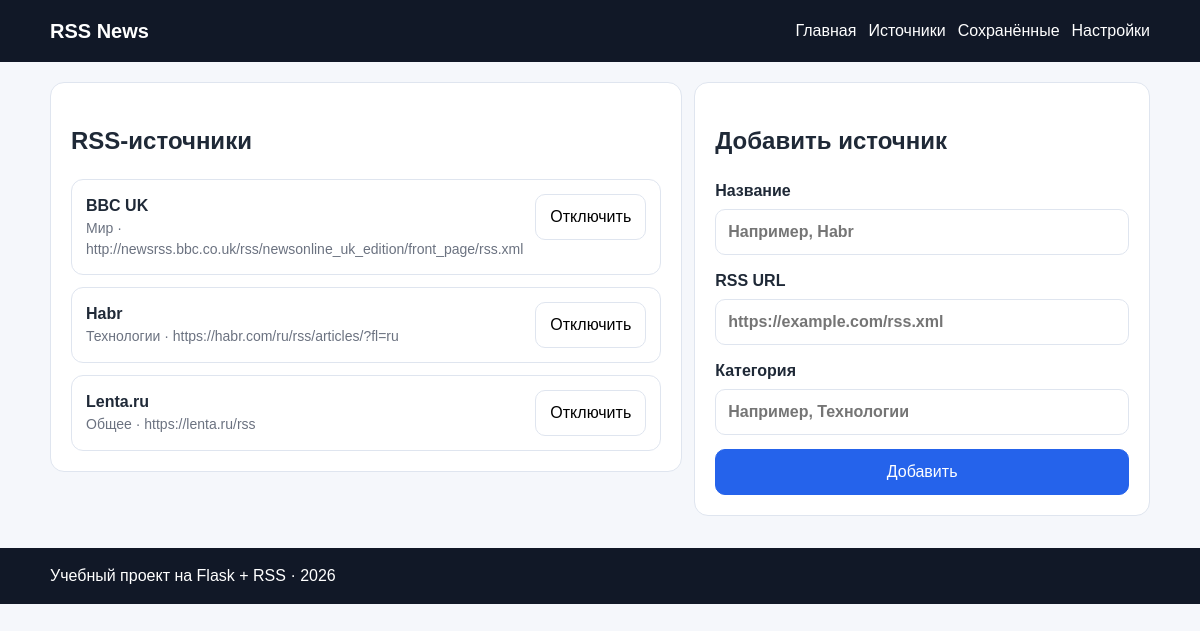
The app's page /sources with its own data.
### tables this page shows
CREATE TABLE sources (
                id INTEGER PRIMARY KEY AUTOINCREMENT,
                name TEXT NOT NULL,
                rss_url TEXT NOT NULL UNIQUE,
                category TEXT DEFAULT 'Общее',
                is_active INTEGER NOT NULL DEFAULT 1,
                created_at TEXT NOT NULL DEFAULT CURRENT_TIMESTAMP
            );

### news_app/web.py (the view)
    @app.route("/sources")
    def sources_page():
        with get_connection() as conn:
            sources = conn.execute(
                "SELECT * FROM sources ORDER BY created_at DESC, name"
            ).fetchall()
        return render_template("sources.html", sources=sources)

### news_app/db.py (called while the page is built)
def get_connection() -> sqlite3.Connection:
    conn = sqlite3.connect(DATABASE_PATH)
    conn.row_factory = sqlite3.Row
    return conn

### news_app/templates/sources.html (shortened to what this page needs)
{% extends 'base.html' %}
{% block content %}
<section class="grid-two">
  <div class="panel">
    <h1>RSS-источники</h1>
    {% if sources %}
      <div class="source-list">
        {% for source in sources %}
          <div class="source-item">
            <div>
              <strong>{{ source.name }}</strong>
              <div class="muted">{{ source.category }} · {{ source.rss_url }}</div>
            </div>
            <form method="post" action="{{ url_for('source_toggle', source_id=source.id) }}">
              <button class="btn" type="submit">{% if source.is_active %}Отключить{% else %}Включить{% endif %}</button>
            </form>
          </div>
        {% endfor %}
      </div>
    {% else %}
      <p>Источники отсутствуют.</p>
    {% endif %}
  </div>
  <div class="panel">
    <h2>Добавить источник</h2>
    <form method="post" action="{{ url_for('sources_add') }}" class="stack-form">
      <label>Название
        <input type="text" name="name" placeholder="Например, Habr">
      </label>
      <label>RSS URL
        <input type="url" name="rss_url" placeholder="https://example.com/rss.xml">
      </label>
      <label>Категория
        <input type="text" name="category" placeholder="Например, Технологии">
      </label>
      <button class="btn btn-primary" type="submit">Добавить</button>
    </form>
  </div>
</section>
{% endblock %}

### news_app/static/style.css (style rules this page uses)
:root { --bg: #f5f7fb; --panel: #ffffff; --border: #dfe5ef; --text: #1f2937; --muted: #6b7280; --primary: #2563eb; --primary-dark: #1e40af; --success: #166534; --error: #991b1b; }
* { box-sizing: border-box; }
body { margin: 0; font-family: Arial, sans-serif; background: var(--bg); color: var(--text); line-height: 1.5; }
.hero, .panel { background: var(--panel); border: 1px solid var(--border); border-radius: 14px; padding: 20px; margin-top: 20px; }
.filters, .card-actions, .source-item, .grid-two { display: flex; gap: 12px; }
.grid-two { align-items: start; }
.grid-two > * { flex: 1; }
.stack-form { display: grid; gap: 14px; }
.stack-form label { display: grid; gap: 6px; font-weight: 600; }
input, select, button { font: inherit; }
input, select { width: 100%; padding: 10px 12px; border: 1px solid var(--border); border-radius: 10px; background: #fff; }
.btn { display: inline-block; padding: 10px 14px; border-radius: 10px; border: 1px solid var(--border); background: #fff; cursor: pointer; }
.btn-primary { background: var(--primary); border-color: var(--primary); color: white; }
.muted { color: var(--muted); font-size: 14px; }
.source-list { display: grid; gap: 12px; }
.source-item { justify-content: space-between; align-items: start; border: 1px solid var(--border); border-radius: 12px; padding: 14px; }

### records on screen
sources: name "BBC UK", category "Мир", rss_url "http://newsrss.bbc.co.uk/rss/newsonline_uk_edition/front_page/rss.xml", is_active "Отключить"
sources: name "Habr", category "Технологии", rss_url "https://habr.com/ru/rss/articles/?fl=ru", is_active "Отключить"
sources: name "Lenta.ru", category "Общее", rss_url "https://lenta.ru/rss", is_active "Отключить"
